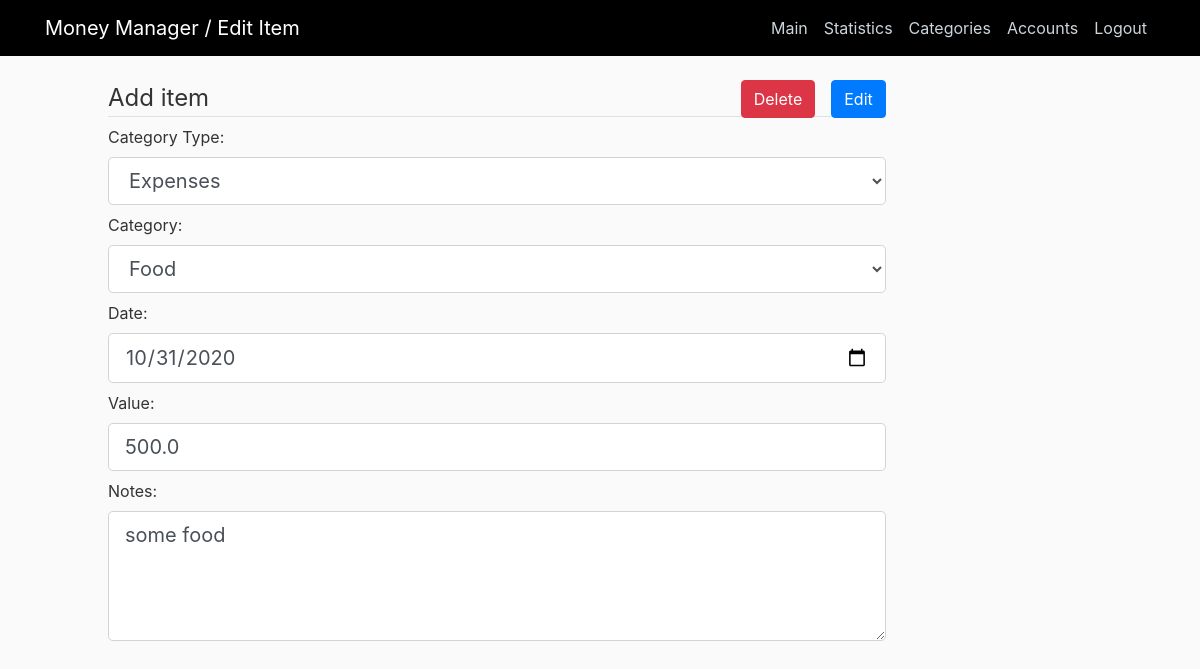
Page /edit/96/ (signed in) on the committed database.
### home/models.py (models this page shows, shortened)
class Item(models.Model):
    category= models.ForeignKey(Category, related_name="items", on_delete=models.CASCADE)
    account = models.ForeignKey(Account, on_delete=models.CASCADE)
    date = models.DateTimeField(default=timezone.now)
    value = models.FloatField()
    notes = models.TextField()

### home/views.py (the view)
# urls.py: path('edit/<int:id>/', views.edit_item, name="item-edit"),
@login_required
def edit_item(request, id):
    if request.method == "POST":
        item = Item.objects.filter(id=id).first()
        old_value = item.value
        old_category_type = item.category.category_type.type_name
        form = AddItemForm(request.POST, instance=item)
        account = Account.objects.filter(user=request.user, active=True).first()
        if form.is_valid():
            if str(form.cleaned_data["category_type"]) != old_category_type:
                if str(form.cleaned_data["category_type"]) == "Expenses":
                    account.total_income = account.total_income - old_value
                    account.total_spendings = account.total_spendings + form.cleaned_data.get("value")
                    account.save()
                else:
                    account.total_spendings = account.total_spendings - old_value
                    account.total_income = account.total_income + form.cleaned_data.get("value")
                    account.save()
            else:
                if str(form.cleaned_data["category_type"]) == "Expenses":
                    account.total_spendings = account.total_spendings - old_value
                    account.total_spendings = account.total_spendings + form.cleaned_data.get("value")
                    account.save()
                else:
                    account.total_income = account.total_income - old_value
                    account.total_income = account.total_income + form.cleaned_data.get("value")
                    account.save()
            form.save()
            messages.success(request, "Item has been updated")
            return redirect("home")
    else:
        item = Item.objects.filter(id=id).first()
        form = AddItemForm(instance=item, initial={'category_type': item.category.category_type})
        return render(request, 'home/edititem.html', {'form': form, 'title': "Edit Item", 'id': id})

### home/models.py (called while the page is built)
    def __str__(self):
        return self.type_name

    def __str__(self):
        return self.name

### home/templates/home/edititem.html (shortened to what this page needs)
{% extends "home/base.html" %}
{% block content %}
<form action="#" method="post" id="ItemForm" category-url="{% url 'ajax_load_categories' %}">
    <legend class="border-bottom mb-2">Add item
        <input class="btn btn-primary float-right" type="submit" value="Edit">
        <a class="btn btn-danger float-right mr-3" href="{% url 'delete-item' id %}" >
            Delete
        </a>
    </legend>
    {{ form }}
</form>
{% endblock content %}

### home/static/home/main.css (style rules this page uses)
body { background: #fafafa; color: #333333; margin-top: 5rem; }

### rows in the picture
Item: category "Food", date "10/31/2020", value "500.0", notes "some food"

### other values in the picture
{{ title }} "Edit Item"
